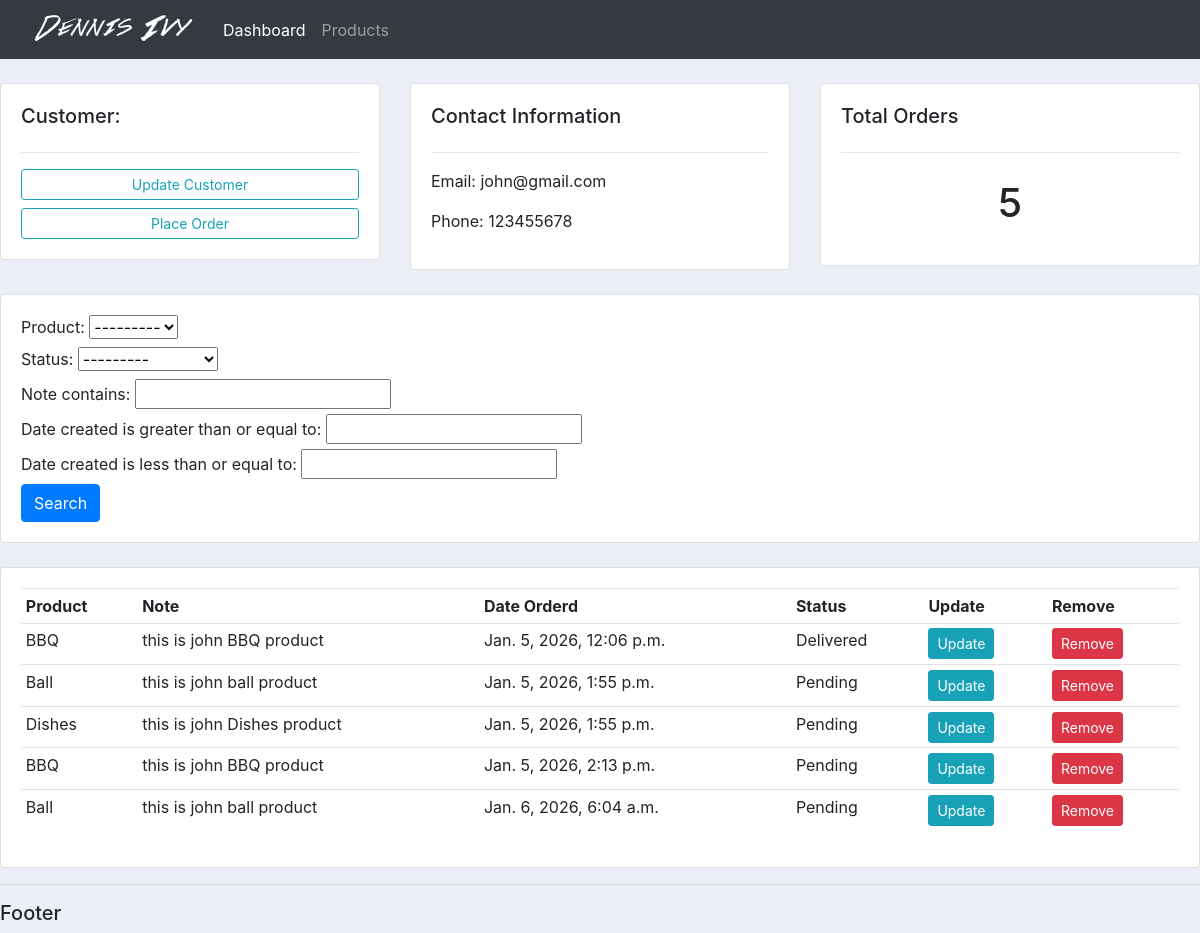
Screenshot of /customer/1 with the database file from the repository.
### accounts/models.py (models this page shows, shortened)
class Customer(models.Model):
    name = models.CharField(max_length=50, null=True)
    phone = models.CharField(max_length=50, null=True)
    email = models.CharField(max_length=50, null=True)
    date_created = models.DateTimeField(auto_now_add=True)

class Order(models.Model):
    STATUS = (
        ("Pending", "Pending"),
        ("Out for delivery", "Out for delivery"),
        ("Delivered", "Delivered"),
    )
    customer = models.ForeignKey(Customer, null=True, on_delete=models.SET_NULL)
    product = models.ForeignKey(Product, null=True, on_delete=models.SET_NULL)
    date_created = models.DateTimeField(auto_now_add=True)
    status = models.CharField(max_length=50, null=True, choices=STATUS)
    note = models.CharField(max_length=1000, null=True)

class Product(models.Model):
    CATEGORY = (
        ("Indoor", "Indoor"),
        ("Out Door", "Out Door"),
    )
    name = models.CharField(max_length=50, null=True)
    price = models.FloatField(null=True)
    category = models.CharField(max_length=50, null=True, choices=CATEGORY)
    description = models.CharField(max_length=50, null=True)
    date_created = models.DateTimeField(auto_now_add=True)
    tag = models.ManyToManyField(Tags)
    def __str__(self):
        return self.name

### accounts/views.py (the view)
# urls.py: path("customer/<str:pk_id>", views.customer, name="customer"),
def customer(request,pk_id):
    cust = Customer.objects.get(id=pk_id)
    order=cust.order_set.all()
    my_filter = OrderFilter(request.GET,queryset=order)
    order = my_filter.qs
    order_count = order.count()
    context = {"cust":cust,"order":order,"order_count":order_count,"my_filter":my_filter}
    return render(request, "accounts/customer.html",context)

### accounts/templates/accounts/customer.html
{% extends "accounts/index.html" %} {% block content %}
<br />
<div class="row">
  <div class="col-md">
    <div class="card card-body">
      <h5>Customer:</h5>
      <hr />
      <a class="btn btn-outline-info btn-sm btn-block" href=""
        >Update Customer</a
      >
      <a class="btn btn-outline-info btn-sm btn-block" href="{% url 'create_order' cust.id %}"
        >Place Order</a
      >
    </div>
  </div>
  <div class="col-md">
    <div class="card card-body">
      <h5>Contact Information</h5>
      <hr />
      <p>Email: {{cust.email}}</p>
      <p>Phone: {{cust.phone}}</p>
    </div>
  </div>
  <div class="col-md">
    <div class="card card-body">
      <h5>Total Orders</h5>
      <hr />
      <h1 style="text-align: center; padding: 10px">{{order_count}}</h1>
    </div>
  </div>
</div>
<br />
<div class="row">
  <div class="col">
    <div class="card card-body">
      <form method="get">
        {{ my_filter.form }}
        <button class="btn btn-primary" type="submit">Search</button>
      </form>
    </div>
  </div>
</div>
<br />
<div class="row">
  <div class="col-md">
    <div class="card card-body">
      <table class="table table-sm">
        <tr>
          <th>Product</th>
          <th>Note</th>
          <th>Date Orderd</th>
          <th>Status</th>
          <th>Update</th>
          <th>Remove</th>
        </tr>
        {% for i in order %}
        <tr>
          <td>{{i.product}}</td>
          <td>{{i.note}}</td>
          <td>{{i.date_created}}</td>
          <td>{{i.status}}</td>
          <td><a class="btn btn-sm btn-info" href="{% url 'edit_order' i.id %}">Update</a></td>
          <td><a class="btn btn-sm btn-danger" href="{% url 'delete_order' i.id %}">Remove</a></td>
        </tr>
        {% endfor %}
      </table>
    </div>
  </div>
</div>
{% endblock %}

### static/css/main.css (style rules this page uses)
body { background-color: #ebeff5; }

### rows the page displays
Customer: email "john@gmail.com", phone "123455678"
Order: product "BBQ", note "this is john BBQ product", date_created "Jan. 5, 2026, 12:06 p.m.", status "Delivered"
Order: product "Ball", note "this is john ball product", date_created "Jan. 5, 2026, 1:55 p.m.", status "Pending"
Order: product "Dishes", note "this is john Dishes product", date_created "Jan. 5, 2026, 1:55 p.m.", status "Pending"
Order: product "BBQ", note "this is john BBQ product", date_created "Jan. 5, 2026, 2:13 p.m.", status "Pending"
Order: product "Ball", note "this is john ball product", date_created "Jan. 6, 2026, 6:04 a.m.", status "Pending"

### other values shown
{{ order_count }} "5"
